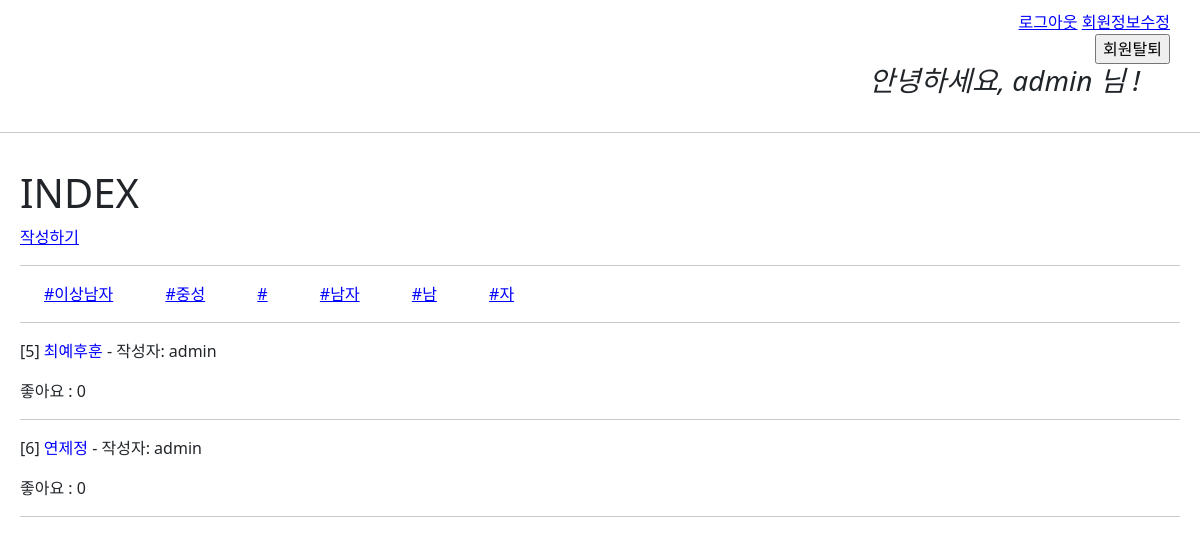
Screenshot of /articles/ (signed in) with the database file from the repository.
### accounts/models.py (models this page shows)
class User(AbstractUser):
    pass

### articles/models.py (models this page shows, shortened)
class Hashtag(models.Model):
    content = models.TextField(unique=True)

class Article(models.Model):
    hashtags = models.ManyToManyField(Hashtag)
    user = models.ForeignKey(settings.AUTH_USER_MODEL, on_delete=models.CASCADE)
    like_users = models.ManyToManyField(settings.AUTH_USER_MODEL, related_name='like_articles')
    title = models.CharField(max_length=30)
    content = models.TextField()
    image = models.ImageField(blank=True, null=True)
    thumbnail_img = ImageSpecField(
        source='image',
        processors=[Thumbnail(200,300)],
        format='JPEG',
        options={'quality':80},
    )
    created_at = models.DateTimeField(auto_now_add=True)
    updated_at = models.DateTimeField(auto_now=True)

### articles/views.py (the view)
# urls.py: path('', views.index, name='index'),
def index(request):
    articles = Article.objects.all()
    hashtag = Hashtag.objects.all()
    context = {'articles': articles, 'hashtag':hashtag}
    return render(request, 'articles/index.html', context)

### articles/templates/articles/index.html (shortened to what this page needs)
{% extends 'base.html' %}
{% block content %}
  <h1>INDEX</h1>
  <a href="{% url 'articles:create' %}">작성하기</a>
  <hr />
  {% if hashtag %}
    {% for tag in hashtag %}
    <a href="{% url 'articles:hashtag_filter' tag.pk %}"><span class="mx-4">{{ tag.content }}</span></a>
    {% endfor %}
  {% endif %}
  <hr>
  {% for article in articles %}
    <p>
      [{{article.id}}]
      <a href="{% url 'articles:detail' article.pk %}" id="article-title">
        {{article.title}}
      </a>
      - 작성자: {{article.user}}
    </p>
    <span>좋아요 : {{article.like_users.count}}</span>
    <hr />
  {% endfor %}
{% endblock content %}

### templates/base.html (shortened to what this page needs)
{% load static %}
<!DOCTYPE html>
<html lang="en">
  <head>
    <link href="https://cdn.jsdelivr.net/npm/bootstrap@5.3.0-alpha1/dist/css/bootstrap.min.css" rel="stylesheet">
    <link rel="stylesheet" href="{% static 'base.css' %}">
  </head>
  <body>
    <div id="nav">
      {% if user.is_authenticated %}
        <a href="{% url 'accounts:logout' %}">로그아웃</a>
        <a href="{% url 'accounts:update' %}">회원정보수정</a>
        <form action="{% url 'accounts:delete' %}" method="POST">
          <input type="submit" value="회원탈퇴">
        </form>
        <h3 id="user-hello"><i>안녕하세요, {{user}} 님 !</i></h3>
      {% else %}
        <a href="{% url 'accounts:signup' %}">회원가입</a>
        <a href="{% url 'accounts:login' %}">로그인</a>
      {% endif %}
    </div>
    <hr>
    <div id="content">
      {% block content %}{% endblock content %}
    </div>
  </body>
</html>

### static/base.css (style rules this page uses)
a { color: blue; }
#content { padding: 20px; }
#nav { text-align: right; padding: 10px 30px 10px; }
#user-hello { text-align: right; padding-right: 30px; }
#article-title { text-decoration: none; }

### rows the page displays
User: username "admin"
Hashtag: content "#이상남자"
Hashtag: content "#중성"
Hashtag: content "#"
Hashtag: content "#남자"
Hashtag: content "#남"
Hashtag: content "#자"
Article: id "5", title "최예후훈", user "admin", like_users.count "0"
Article: id "6", title "연제정", user "admin", like_users.count "0"
